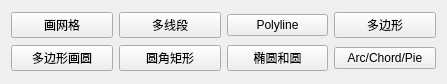
<?xml version="1.0" encoding="UTF-8"?>
<ui version="4.0">
 <class>MainWidget</class>
 <widget class="QWidget" name="MainWidget">
  <property name="geometry">
   <rect>
    <x>0</x>
    <y>0</y>
    <width>447</width>
    <height>84</height>
   </rect>
  </property>
  <property name="windowTitle">
   <string>绘图基础</string>
  </property>
  <layout class="QGridLayout" name="gridLayout">
   <item row="0" column="0">
    <widget class="QPushButton" name="gridButton">
     <property name="text">
      <string>画网格</string>
     </property>
    </widget>
   </item>
   <item row="0" column="2">
    <widget class="QPushButton" name="polylineButton">
     <property name="text">
      <string>Polyline</string>
     </property>
    </widget>
   </item>
   <item row="0" column="1">
    <widget class="QPushButton" name="multipleLinesButton">
     <property name="text">
      <string>多线段</string>
     </property>
    </widget>
   </item>
   <item row="0" column="3">
    <widget class="QPushButton" name="polygonButton">
     <property name="text">
      <string>多边形</string>
     </property>
    </widget>
   </item>
   <item row="1" column="0">
    <widget class="QPushButton" name="polygonCircleButton">
     <property name="text">
      <string>多边形画圆</string>
     </property>
    </widget>
   </item>
   <item row="1" column="3">
    <widget class="QPushButton" name="arcChordPieButton">
     <property name="text">
      <string>Arc/Chord/Pie</string>
     </property>
    </widget>
   </item>
   <item row="1" column="1">
    <widget class="QPushButton" name="roundRectButton">
     <property name="text">
      <string>圆角矩形</string>
     </property>
    </widget>
   </item>
   <item row="1" column="2">
    <widget class="QPushButton" name="ellipseButton">
     <property name="text">
      <string>椭圆和圆</string>
     </property>
    </widget>
   </item>
  </layout>
 </widget>
 <layoutdefault spacing="6" margin="11"/>
 <resources/>
 <connections/>
</ui>
